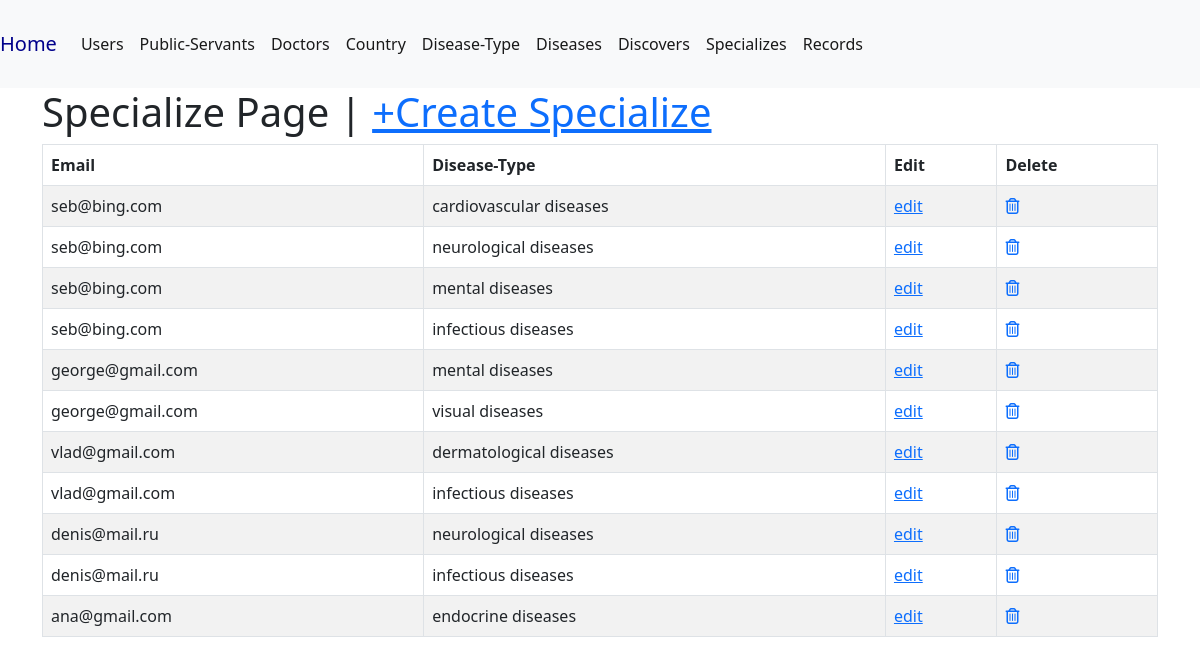
The app's page /specialize/ with its own data.
### data/models.py (models this page shows, shortened)
class Specialize(models.Model):
    disease_type = models.ForeignKey(DiseaseType, on_delete=models.CASCADE, blank=False, null=False)
    email = models.ForeignKey(Doctor, on_delete=models.CASCADE, blank=False, null=False)
    class Meta:
        db_table = 'specialize'

class Doctor(models.Model):
    email = models.ForeignKey(Users, on_delete=models.CASCADE, blank=False, null=False)
    degree = models.CharField(max_length=20)
    class Meta:
        db_table = 'doctor'
    def __str__(self) -> str:
        return self.email.__str__()

class Users(models.Model):
    email = models.CharField(max_length=60, blank=False, null=False)
    name = models.CharField(max_length=30, blank=False, null=False)
    surname = models.CharField(max_length=40, blank=False, null=False)
    salary = models.IntegerField(default=0, blank=False, null=False)
    phone = models.CharField(max_length=20)
    cname = models.ForeignKey(Country, on_delete=models.CASCADE, blank=False, null=False)
    class Meta:
        db_table = 'users'
        verbose_name_plural = 'users'
    def __str__(self) -> str:
        return self.email

class DiseaseType(models.Model):
    id = models.AutoField(primary_key=True)
    description = models.CharField(max_length=140, blank=True, null=True)
    class Meta:
        db_table = 'disease_type'
        verbose_name_plural = 'Disease Type'
    def __str__(self) -> str:
        return self.description

### data/views.py (the view)
# urls.py: path('specialize/', specialize, name='specialize'),
def specialize(request):
    specializes = Specialize.objects.all()
    context = {'specializes': specializes}
    return render(request, 'read/specialize.html', context)

### templates/read/specialize.html
{% extends 'main.html' %}
{% block content %}
    <div class="container">
        <h1>Specialize Page | <a href="{% url 'create-specialize' %}">+Create Specialize</a></h1>
        <table class="table table-striped table-bordered">
            <thead class="thead-dark">
                <tr>
                    <th scope="col">Email</th>
                    <th scope="col">Disease-Type</th>
                    <th scope="col">Edit</th>
                    <th scope="col">Delete</th>
                  </tr>
            </thead>
            {% for specialize in specializes %}
            <tr>
                <td>{{specialize.email}}</td>
              <td>{{specialize.disease_type}}</td>
              <td><a href="{% url 'update-specialize' specialize.id %}">edit</a></td>
              <td><a href="{% url 'delete-specialize' specialize.id %}"><i class="fa fa-trash-o"></i></a></td>
            </tr>
            {% endfor %}
          </table>
    </div>
{% endblock %}

### records on screen
Specialize: email "seb@bing.com", disease_type "cardiovascular diseases"
Specialize: email "seb@bing.com", disease_type "neurological diseases"
Specialize: email "seb@bing.com", disease_type "mental diseases"
Specialize: email "seb@bing.com", disease_type "infectious diseases"
Specialize: email "george@gmail.com", disease_type "mental diseases"
Specialize: email "george@gmail.com", disease_type "visual diseases"
Specialize: email "vlad@gmail.com", disease_type "dermatological diseases"
Specialize: email "vlad@gmail.com", disease_type "infectious diseases"
Specialize: email "denis@mail.ru", disease_type "neurological diseases"
Specialize: email "denis@mail.ru", disease_type "infectious diseases"
Specialize: email "ana@gmail.com", disease_type "endocrine diseases"
